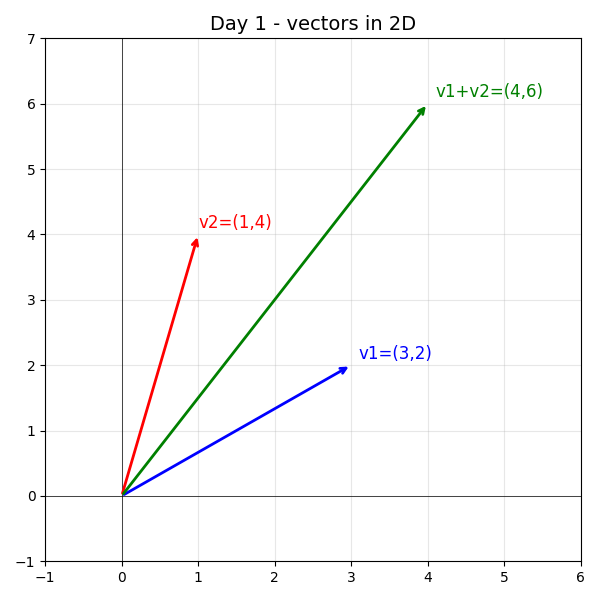

Here is the Python script that generated this plot:
import numpy as np
import matplotlib.pyplot as plt
# define 2 vectors
v1=np.array([3,2])
v2=np.array([1,4])
#basic vector operation 
print("V1:",v1)
print("V2:",v2)
print("V1+V2 =",v1+v2)  #vector addition
print("V1 dot V2 =", np.dot(v1, v2)) #dot product
print("|v1 (magnitude)=", np.linalg.norm(v1)) #lehght of v1

#  matric multiplication 
A  = np.array([[2,0],
               [1,3]])

B  = np.array([[1,3],
               [2,4]])
print("\nA * B =\n", A @ B) # @ is the matrix mutlipacation operator in .py
# plot the vecotrs 
fig, ax = plt.subplots(figsize=(6,6))
origin = np.array([0, 0])

#draw v1 in blue
ax.annotate("",xy=v1 ,xytext=origin,
            arrowprops=dict(arrowstyle="->",color="blue", lw=2))
ax.text(v1[0]+0.1,v1[1]+0.1, "v1=(3,2)", color="blue", fontsize=12)
#draw v2 in red 
ax.annotate("",xy=v2 ,xytext=origin,
            arrowprops=dict(arrowstyle="->",color="red",lw=2))
ax.text(v2[0]+.01,v2[1]+0.1, "v2=(1,4)", color="red",fontsize=12)
# Draw v1+v2 in green
ax.annotate("", xy=v1+v2, xytext=origin,
            arrowprops=dict(arrowstyle="->", color="green", lw=2))
ax.text((v1+v2)[0]+0.1, (v1+v2)[1]+0.1, "v1+v2=(4,6)", color="green", fontsize=12)


ax.set_xlim(-1,6)
ax.set_ylim(-1,7)
ax.axhline(0, color="black", linewidth=0.5)
ax.axvline(0, color="black", linewidth=0.5)
ax.grid(True ,alpha=0.3)
ax.set_title("Day 1 - vectors in 2D",fontsize=14)
plt.tight_layout()
plt.savefig("DAY-1_vectors.png")
plt.show
print("\nplot saved as DAY-1_vectors.png")
